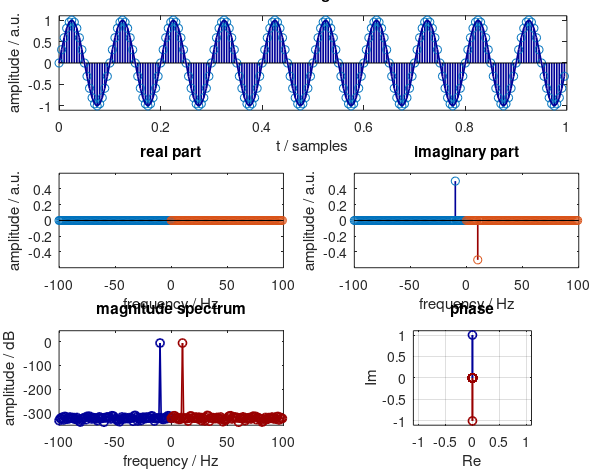

This chart was generated by the following MATLAB code: (Note: this script raises an error after producing the figure.)
close all
%% Lecture 3: Some spectra and visualization of the FFT done in Matlab.

%% parameters
%sampling frequency
fs = 200;
f1 = 10;
T = 1;
t = 0:1/fs:T-1/fs;

delta_f = 1/T;
f = [-fs/2:delta_f:fs/2-delta_f];

n_neg = 1:length(f)/2+1;
n_pos = length(f)/2+1:length(f);

phases = linspace(0,2*pi,100);

ymax = 0.6;

%% plotting
%prepare_figure()
fig=figure();
set(gcf,'paperunits','centimeters','Paperposition',[0 0 15 12], 'Color', 'white')
set(gca,'Fontsize',14,'visible','off')
%hold on;

% plotting stuff
cols = [0 0 .6; .6 0 0; 0 .6 0];


% markers and line width
msize = 6;
lwidth = 1.2;

f_height = .6*1/3;

%% actual stuff
% let's generate, FFT and plot a sinusoidal signal that continuously shifts
% in phase.




for k = 1:length(phases)
    sig = sin(2*pi*f1*t+phases(k));% + sin(2*pi*5*f1*t+phases(k));
    Y = fft(sig)/(fs*T);
    Y_real = fftshift(real(Y));
    Y_imag = fftshift(imag(Y));
    Y_mag = fftshift(abs(Y));
    Y_angle = fftshift(unwrap(angle(Y))/(2*pi));
    Y_max = max(abs(Y));
    if k==1
        axes('Position',[.1 .1+2/3 .86 f_height])
        ht1 = stem(t,sig,'Color',cols(1,:));hold on;
        ht2 = plot(t,sig,'Color',cols(1,:));
        xlabel('t / samples')
        ylabel('amplitude / a.u.')
        title('time signal')
        ylim([-1.1 1.1])
        
        
        axes('Position',[.10 .1+1/3 .38 f_height])
        hr1 = stem(f(n_neg),Y_real(n_neg),'Color',cols(1,:)); hold on;
        hr2 = stem(f(n_pos),Y_real(n_pos),'Color',cols(2,:));
        xlabel('frequency / Hz')
        ylabel('amplitude / a.u.')
        title('real part')
        ylim([-ymax ymax])
        
        axes('Position',[.6 .1+1/3 .38 f_height])
        hi1 = stem(f(n_neg),Y_imag(n_neg),'Color',cols(1,:)); hold on;
        hi2 = stem(f(n_pos),Y_imag(n_pos),'Color',cols(2,:));
        xlabel('frequency / Hz')
        ylabel('amplitude / a.u.')
        title('imaginary part')
        ylim([-ymax ymax])        
        
        axes('Position',[.1 .1 .38 f_height])
        %hm1 = stem(f(n_neg),20*log10(Y_mag(n_neg))); hold on;
        %hm2 = stem(f(n_pos),20*log10(Y_mag(n_pos)),'r');
        hm1 = plot(f(n_neg),20*log10(Y_mag(n_neg)),'o-','Color',cols(1,:)); hold on;
        hm2 = plot(f(n_pos),20*log10(Y_mag(n_pos)),'o-','Color',cols(2,:));
        xlabel('frequency / Hz')
        ylabel('amplitude / dB')
        title('magnitude spectrum')
        ylim([-350 20*log10(ymax)+50])
        
        axes('Position',[.7 .1 f_height f_height])
        % hp = stem(f,Y_angle);
        % as phasors
        hp1 = plot(Y_real(n_neg)/Y_max,Y_imag(n_neg)/Y_max,'-o','Color',cols(1,:));hold on;
        hp2 = plot(Y_real(n_pos)/Y_max,Y_imag(n_pos)/Y_max,'-o','Color',cols(2,:));
        xlim([-1.1 1.1])
        ylim([-1.1 1.1])
        xlabel('Re')
        ylabel('Im')
        title('phase')        
        grid on;
        hold off
        
        set([ht1 ht2 hr1 hr2 hi1 hi2 hm1 hm2 hp1 hp2],'Linewidth',lwidth, ...
            'Markersize',msize);
        
        filename = ['../pics/lecture_03-movie-fft-examples/lecture_03-fft-example-frame-' num2str(k) '.eps'];
        %save2pdf_and_crop(filename);
        %savefig(['../pics/lecture3-movie-fft-examples/lecture3-fft-example-frame-' num2str(k)], ...
        %        'pdf');

        % GIF
        filename_gif = ['../pics/lecture_03-movie-fft-examples/lecture_03-fft-example.gif'];
        drawnow
        frame = getframe(fig);
        im{1} = frame2im(frame);
        

    else
        set(ht1,'Ydata',sig);
        set(hr1,'Ydata',Y_real(n_neg));
        set(hr2,'Ydata',Y_real(n_pos));
        set(hi1,'Ydata',Y_imag(n_neg));
        set(hi2,'Ydata',Y_imag(n_pos));
        set(hm1,'Ydata',20*log10(Y_mag(n_neg)));
        set(hm2,'Ydata',20*log10(Y_mag(n_pos)));
        %set(hp,'Ydata',Y_angle);        
        % phasors
        set(hp1,'XData',Y_real(n_neg)/Y_max,'Ydata',Y_imag(n_neg)/Y_max);        
        set(hp2,'XData',Y_real(n_pos)/Y_max,'Ydata',Y_imag(n_pos)/Y_max);
         filename = ['../pics/lecture3-movie-fft-examples/lecture3-fft-example-frame-' num2str(k) '.eps'];
        %save2pdf_and_crop(filename);
         
        %savefig(['../pics/lecture3-movie-fft-examples/lecture3-fft-example-frame-' num2str(k)], ...
         %       'pdf');

       % GIF
       frame = getframe(fig);
       im{k}= frame2im(frame);
       % -------------------------------
    end     
end



% GIF-ing
for idx = 1:length(phases)
    [A, map] = rgb2ind(im{idx},256);
    if idx == 1
        imwrite(A, map, filename_gif, "gif", "LoopCount", Inf, "DelayTime", .1);
    else
        imwrite(A, map, filename_gif, "gif", "Writemode", "append", "Delaytime",.1);
    end
end